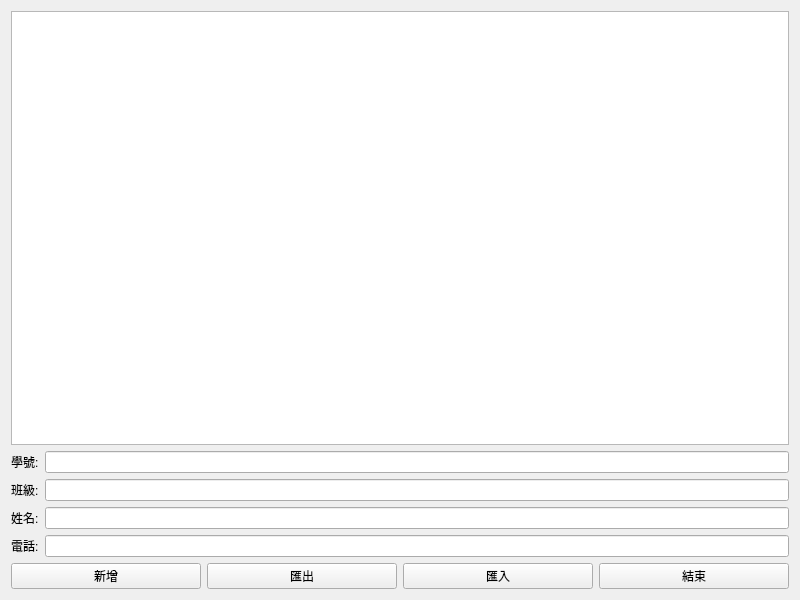
<?xml version="1.0" encoding="UTF-8"?>
<ui version="4.0">
 <class>MyWidget</class>
 <widget class="QWidget" name="MyWidget">
  <property name="geometry">
   <rect>
    <x>0</x>
    <y>0</y>
    <width>800</width>
    <height>600</height>
   </rect>
  </property>
  <property name="windowTitle">
   <string>MyWidget</string>
  </property>
  <layout class="QVBoxLayout" name="verticalLayout_2">
   <item>
    <widget class="QTableWidget" name="tableWidget"/>
   </item>
   <item>
    <layout class="QVBoxLayout" name="verticalLayout">
     <item>
      <layout class="QHBoxLayout" name="horizontalLayout">
       <item>
        <widget class="QLabel" name="label">
         <property name="text">
          <string>學號:</string>
         </property>
        </widget>
       </item>
       <item>
        <widget class="QLineEdit" name="lineEdit"/>
       </item>
      </layout>
     </item>
     <item>
      <layout class="QHBoxLayout" name="horizontalLayout_2">
       <item>
        <widget class="QLabel" name="label_2">
         <property name="text">
          <string>班級:</string>
         </property>
        </widget>
       </item>
       <item>
        <widget class="QLineEdit" name="lineEdit_2"/>
       </item>
      </layout>
     </item>
     <item>
      <layout class="QHBoxLayout" name="horizontalLayout_3">
       <item>
        <widget class="QLabel" name="label_3">
         <property name="text">
          <string>姓名:</string>
         </property>
        </widget>
       </item>
       <item>
        <widget class="QLineEdit" name="lineEdit_3"/>
       </item>
      </layout>
     </item>
     <item>
      <layout class="QHBoxLayout" name="horizontalLayout_4">
       <item>
        <widget class="QLabel" name="label_4">
         <property name="text">
          <string>電話:</string>
         </property>
        </widget>
       </item>
       <item>
        <widget class="QLineEdit" name="lineEdit_4"/>
       </item>
      </layout>
     </item>
     <item>
      <layout class="QHBoxLayout" name="horizontalLayout_5">
       <item>
        <widget class="QPushButton" name="pushButton">
         <property name="text">
          <string>新增</string>
         </property>
        </widget>
       </item>
       <item>
        <widget class="QPushButton" name="pushButton_2">
         <property name="text">
          <string>匯出</string>
         </property>
        </widget>
       </item>
       <item>
        <widget class="QPushButton" name="pushButton_3">
         <property name="text">
          <string>匯入</string>
         </property>
        </widget>
       </item>
       <item>
        <widget class="QPushButton" name="pushButton_4">
         <property name="text">
          <string>結束</string>
         </property>
        </widget>
       </item>
      </layout>
     </item>
    </layout>
   </item>
  </layout>
 </widget>
 <resources/>
 <connections/>
</ui>
